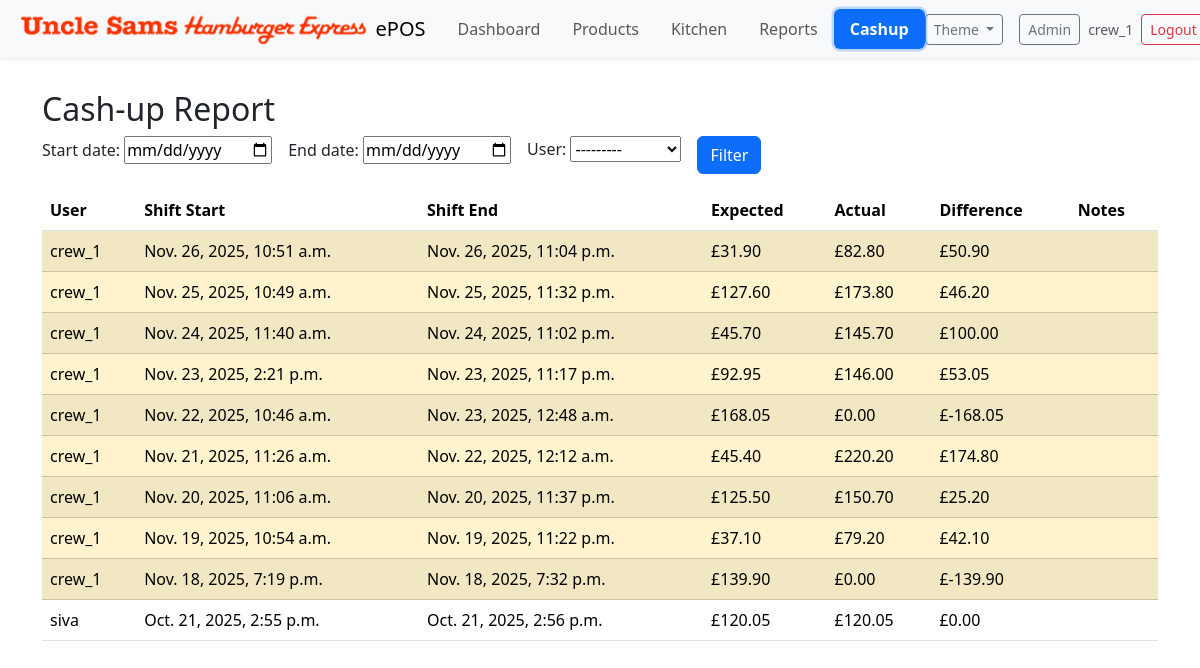
/cashup/report/ (signed in), run on the app's committed database.
### cashup/models.py (models this page shows, shortened)
class CashUp(models.Model):
    shift = models.OneToOneField(Shift, on_delete=models.CASCADE, related_name='cashup')
    expected_amount = models.DecimalField(max_digits=10, decimal_places=2, help_text="Expected cash amount based on transactions")
    actual_amount = models.DecimalField(max_digits=10, decimal_places=2, help_text="Actual cash amount counted at the end of the shift")
    difference = models.DecimalField(max_digits=10, decimal_places=2, help_text="Difference between expected and actual amounts")
    created_at = models.DateTimeField(default=timezone.now)
    notes = models.TextField(blank=True)
    class Meta:
        ordering = ['-created_at']

class Shift(models.Model):
    user = models.ForeignKey('auth.User', on_delete=models.CASCADE)
    start_time = models.DateTimeField(default=timezone.now)
    end_time = models.DateTimeField(null=True, blank=True)
    is_closed = models.BooleanField(default=False)
    class Meta:
        ordering = ['-start_time']

### cashup/views.py (the view, shortened to what this page needs)
# urls.py: path('report/', views.report, name='report'),
@login_required
def report(request):
    if request.user.groups.exists() and not _has_group(request.user, 'Manager'):
        messages.error(request, 'You do not have permission to view reports.')
        return redirect('cashup:index')
    form = ReportFilterForm(request.GET or None)
    qs = CashUp.objects.select_related('shift', 'shift__user').order_by('-created_at')
    rows = list(qs)
    return render(request, 'cashup/report.html', { 'form': form, 'rows': rows })

### cashup/forms.py
class ReportFilterForm(forms.Form):
    start_date = forms.DateField(required=False, widget=forms.DateInput(attrs={'type':'date'}))
    end_date = forms.DateField(required=False, widget=forms.DateInput(attrs={'type':'date'}))
    user = forms.ModelChoiceField(queryset=get_user_model().objects.all().order_by('username'), required=False)

### cashup/templates/cashup/report.html (shortened to what this page needs)
{% extends 'manage_orders/index.html' %}
{% block content %}
<div class="container py-3">
  <h2>Cash-up Report</h2>
  <form method="get" class="row g-3 mb-3">
    <div class="col-auto">{{ form.start_date.label_tag }} {{ form.start_date }}</div>
    <div class="col-auto">{{ form.end_date.label_tag }} {{ form.end_date }}</div>
    <div class="col-auto">{{ form.user.label_tag }} {{ form.user }}</div>
    <div class="col-auto align-self-end"><button class="btn btn-primary">Filter</button></div>
  </form>
  <div class="table-responsive">
    <table class="table table-striped align-middle">
      <thead>
        <tr>
          <th>User</th>
          <th>Shift Start</th>
          <th>Shift End</th>
          <th>Expected</th>
          <th>Actual</th>
          <th>Difference</th>
          <th>Notes</th>
        </tr>
      </thead>
      <tbody>
        {% for r in rows %}
          <tr class="{% if r.difference and r.difference != 0 %}table-warning{% endif %}">
            <td>{{ r.shift.user.username }}</td>
            <td>{{ r.shift.start_time }}</td>
            <td>{{ r.shift.end_time }}</td>
            <td>£{{ r.expected_amount }}</td>
            <td>£{{ r.actual_amount }}</td>
            <td>£{{ r.difference }}</td>
            <td class="small">{{ r.notes }}</td>
          </tr>
        {% empty %}
          <tr><td colspan="7" class="text-muted">No results.</td></tr>
        {% endfor %}
      </tbody>
    </table>
  </div>
</div>
{% endblock %}

### manage_orders/templates/manage_orders/navbar.html (shortened to what this page needs)
{% load static %}
<nav class="navbar navbar-expand-lg bg-body-tertiary mb-3 shadow-sm">
  <div class="container-fluid">
    <a class="navbar-brand d-flex align-items-center" href="/">
      <img src="{% static 'img/ushe-2.png' %}" alt="Logo" style="height:32px;width:auto;" class="me-2">
      <span>ePOS</span>
    </a>
    <div class="collapse navbar-collapse" id="navbarNav">
  <ul class="navbar-nav me-auto">
        <li class="nav-item">
          <a class="nav-link rounded px-3 py-2 {% if '/manage_orders/dashboard' in request.path %}nav-active{% endif %}" href="/manage_orders/dashboard/">Dashboard</a>
        </li>
        <li class="nav-item">
          <a class="nav-link rounded px-3 py-2 {% if '/manage_orders/app_prod_order' in request.path %}nav-active{% endif %}" href="/manage_orders/app_prod_order/">Products</a>
        </li>
        <li class="nav-item">
          <a class="nav-link rounded px-3 py-2 {% if '/manage_orders/kitchen' in request.path %}nav-active{% endif %}" href="/manage_orders/kitchen/">Kitchen</a>
        </li>
        <li class="nav-item">
          <a class="nav-link rounded px-3 py-2 {% if '/manage_orders/reports' in request.path %}nav-active{% endif %}" href="/manage_orders/reports/">Reports</a>
        </li>
        <li class="nav-item">
          <a class="nav-link rounded px-3 py-2 {% if '/cashup/' in request.path %}nav-active{% endif %}" href="/cashup/">Cashup</a>
        </li>
      </ul>
      <div class="d-flex gap-2 align-items-center">
        <div class="dropdown me-2">
          <button class="btn btn-sm btn-outline-secondary dropdown-toggle" type="button" id="themeDropdown" data-bs-toggle="dropdown" aria-expanded="false">
            Theme
          </button>
        </div>
        <a href="/admin/" class="btn btn-sm btn-outline-secondary" target="_blank">Admin</a>
        {% if request.user.is_authenticated %}
          <div class="d-flex align-items-center gap-2">
            <span class="text-muted small d-none d-md-inline">{{ request.user.username }}</span>
            <form method="post" action="{% url 'cashup:logout' %}" class="m-0 p-0">
              <button type="submit" class="btn btn-sm btn-outline-danger">Logout</button>
            </form>
          </div>
        {% else %}
          <a href="{% url 'cashup:crew_login' %}" class="btn btn-sm btn-primary">Login</a>
        {% endif %}
      </div>
    </div>
  </div>
</nav>

### manage_orders/templates/manage_orders/navbar.html (style rules this page uses)
.navbar .nav-link.nav-active { background: var(--bs-primary); color:#fff !important; font-weight:600; box-shadow:0 0 0 .15rem rgba(var(--bs-primary-rgb), .25); }

### data on the page
CashUp: shift.user.username "crew_1", shift.start_time "Nov. 26, 2025, 10:51 a.m.", shift.end_time "Nov. 26, 2025, 11:04 p.m.", expected_amount "31.90", actual_amount "82.80", difference "50.90"
CashUp: shift.user.username "crew_1", shift.start_time "Nov. 25, 2025, 10:49 a.m.", shift.end_time "Nov. 25, 2025, 11:32 p.m.", expected_amount "127.60", actual_amount "173.80", difference "46.20"
CashUp: shift.user.username "crew_1", shift.start_time "Nov. 24, 2025, 11:40 a.m.", shift.end_time "Nov. 24, 2025, 11:02 p.m.", expected_amount "45.70", actual_amount "145.70", difference "100.00"
CashUp: shift.user.username "crew_1", shift.start_time "Nov. 23, 2025, 2:21 p.m.", shift.end_time "Nov. 23, 2025, 11:17 p.m.", expected_amount "92.95", actual_amount "146.00", difference "53.05"
CashUp: shift.user.username "crew_1", shift.start_time "Nov. 22, 2025, 10:46 a.m.", shift.end_time "Nov. 23, 2025, 12:48 a.m.", expected_amount "168.05", actual_amount "0.00", difference "-168.05"
CashUp: shift.user.username "crew_1", shift.start_time "Nov. 21, 2025, 11:26 a.m.", shift.end_time "Nov. 22, 2025, 12:12 a.m.", expected_amount "45.40", actual_amount "220.20", difference "174.80"
CashUp: shift.user.username "crew_1", shift.start_time "Nov. 20, 2025, 11:06 a.m.", shift.end_time "Nov. 20, 2025, 11:37 p.m.", expected_amount "125.50", actual_amount "150.70", difference "25.20"
CashUp: shift.user.username "crew_1", shift.start_time "Nov. 19, 2025, 10:54 a.m.", shift.end_time "Nov. 19, 2025, 11:22 p.m.", expected_amount "37.10", actual_amount "79.20", difference "42.10"
CashUp: shift.user.username "crew_1", shift.start_time "Nov. 18, 2025, 7:19 p.m.", shift.end_time "Nov. 18, 2025, 7:32 p.m.", expected_amount "139.90", actual_amount "0.00", difference "-139.90"
CashUp: shift.user.username "siva", shift.start_time "Oct. 21, 2025, 2:55 p.m.", shift.end_time "Oct. 21, 2025, 2:56 p.m.", expected_amount "120.05", actual_amount "120.05", difference "0.00"

### other printed values
{{ request.user.username }} "crew_1"
